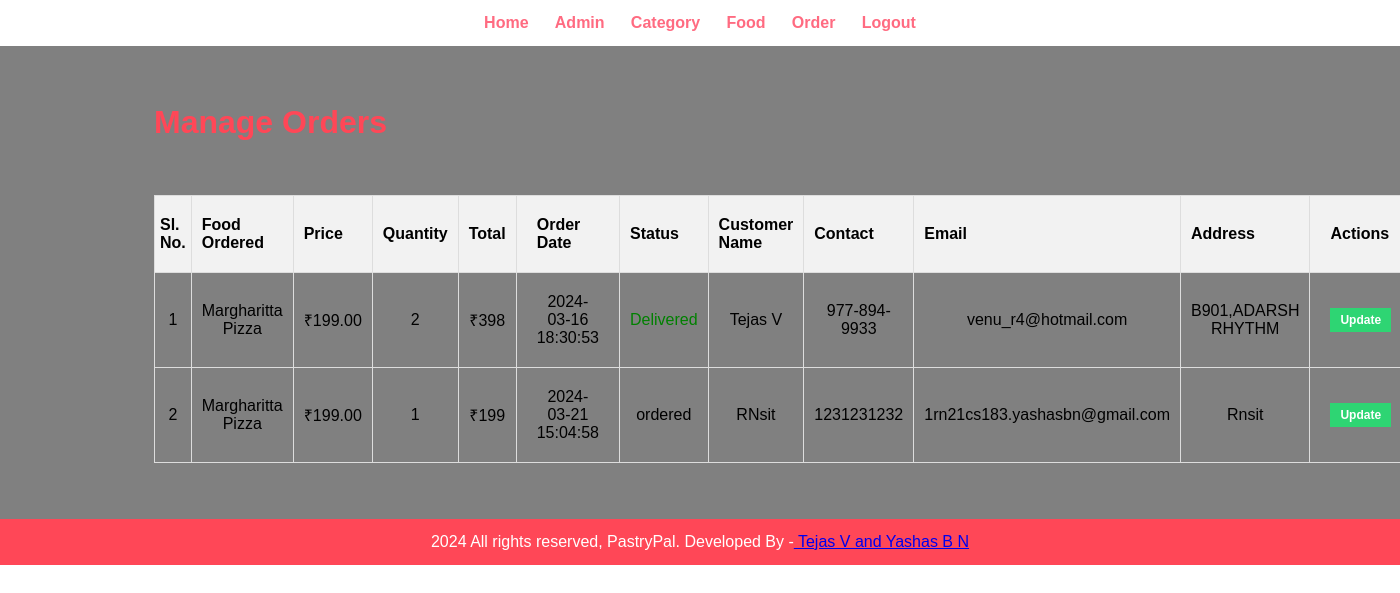
Page /admin/manage-order.php (signed in) on the committed database.
### tables this page shows
CREATE TABLE `tbl_order` (
  `id` int(10) UNSIGNED NOT NULL,
  `food` varchar(150) NOT NULL,
  `price` decimal(10,2) NOT NULL,
  `qty` int(11) NOT NULL,
  `total` decimal(10,2) NOT NULL,
  `order_date` datetime NOT NULL,
  `status` varchar(50) NOT NULL,
  `customer_name` varchar(150) NOT NULL,
  `customer_contact` varchar(20) NOT NULL,
  `customer_email` varchar(150) NOT NULL,
  `customer_address` varchar(255) NOT NULL
);

### admin/manage-order.php (the view, shortened to what this page needs)
<?php include('partials/menu.php'); ?>
<div class="main-content">
    <div class="wrapper">
        <h1>Manage Orders</h1>
        <br>
        <br><br>
        <table class="tbl-full" style="border-collapse: collapse; width: 100%; text-align: center;">
            <tr style="background-color: #f2f2f2;">
                <th style="padding: 5px; border: 1px solid #dddddd;">Sl. No.</th>
                <th style="padding: 10px; border: 1px solid #dddddd;">Food Ordered</th>
                <th style="padding: 10px; border: 1px solid #dddddd;">Price</th>
                <th style="padding: 10px; border: 1px solid #dddddd;">Quantity</th>
                <th style="padding: 10px; border: 1px solid #dddddd;">Total</th>
                <th style="padding: 20px; border: 1px solid #dddddd;">Order Date</th>
                <th style="padding: 10px; border: 1px solid #dddddd;">Status</th>
                <th style="padding: 10px; border: 1px solid #dddddd;">Customer Name</th>
                <th style="padding: 10px; border: 1px solid #dddddd;">Contact</th>
                <th style="padding: 10px; border: 1px solid #dddddd;">Email</th>
                <th style="padding: 10px; border: 1px solid #dddddd;">Address</th>
                <th style="padding: 20px; border: 1px solid #dddddd;">Actions</th>
            </tr>
            <?php
            function getStatusColor($status) {
                switch ($status) {
                    case 'Delivered':
                        return 'green';
                    default:
                        return 'black';
                }
            }
            $sql ="CALL `getOrder`()";
            $res = mysqli_query($conn, $sql);
            $count = mysqli_num_rows($res);
            $sn = 1;
            if ($count > 0) {
                while ($row = mysqli_fetch_assoc($res)) {
                    $order_id = $row['id'];
                    $food = $row['food'];
                    $price = $row['price'];
                    $qty = $row['qty'];
                    $total = $price * $qty;
                    $order_date = $row['order_date'];
                    $status = $row['status'];
                    $customer_name = $row['customer_name'];
                    $contact = $row['customer_contact'];
                    $email = $row['customer_email'];
                    $address = $row['customer_address'];
                    ?>
                    <tr>
                        <td style="padding: 5px; border: 1px solid #dddddd;"><?php echo $sn++; ?></td>
                        <td style="padding: 10px; border: 1px solid #dddddd;"><?php echo $food; ?></td>
                        <td style="padding: 10px; border: 1px solid #dddddd;">₹<?php echo $price; ?></td>
                        <td style="padding: 10px; border: 1px solid #dddddd;"><?php echo $qty; ?></td>
                        <td style="padding: 10px; border: 1px solid #dddddd;">₹<?php echo $total; ?></td>
                        <td style="padding: 20px; border: 1px solid #dddddd;"><?php echo $order_date; ?></td>
                        <td style="padding: 10px; border: 1px solid #dddddd; color: <?php echo getStatusColor($status); ?>"><?php echo $status; ?></td>
                        <td style="padding: 10px; border: 1px solid #dddddd;"><?php echo $customer_name; ?></td>
                        <td style="padding: 10px; border: 1px solid #dddddd;"><?php echo $contact; ?></td>
                        <td style="padding: 10px; border: 1px solid #dddddd;"><?php echo $email; ?></td>
                        <td style="padding: 10px; border: 1px solid #dddddd;"><?php echo $address; ?></td>
                        <td style="padding: 20px; border: 1px solid #dddddd;">
                            <a href="<?php echo SITEURL; ?>admin/update-order.php?id=<?php echo $order_id; ?>" class="btn-secondary" style="padding: 5px 10px; font-size: 12px;">Update</a>
                        </td>
                    </tr>
                <?php
                }
            } else {
                echo "<tr><td colspan='12' class='error' style='border: 1px solid #dddddd;'>No orders available</td></tr>";
            }
            ?>
        </table>
    </div>
</div>
<?php include('partials/footer.php'); ?>

### css/admin.css (style rules this page uses)
* { margin: 0; padding: 0; font-family: Arial, Helvetica, sans-serif; }
.wrapper { padding: 1%; width: 80%; margin: auto; }
.tbl-full { width:100%; }
table tr th { border-bottom: 1px solid black; padding: 1%; text-align: left; }
.btn-secondary { background-color:#2ed573 ; padding: 1%; color: white; text-decoration: none; font-weight: bold; }
td { padding: 1%; }
.main-content { padding: 3% 0; background-color: grey; }
* { box-sizing: border-box; }
h1 { color: #ff4757; }

### rows in the picture
tbl_order: food "Margharitta Pizza", price "199.00", qty "2", total "398", order_date "2024-03-16 18:30:53", status "Delivered", customer_name "Tejas V", customer_contact "977-894-9933", customer_email "venu_r4@hotmail.com", customer_address "B901,ADARSH RHYTHM"
tbl_order: food "Margharitta Pizza", price "199.00", qty "1", total "199", order_date "2024-03-21 15:04:58", status "ordered", customer_name "RNsit", customer_contact "1231231232", customer_email "1rn21cs183.yashasbn@gmail.com", customer_address "Rnsit"
